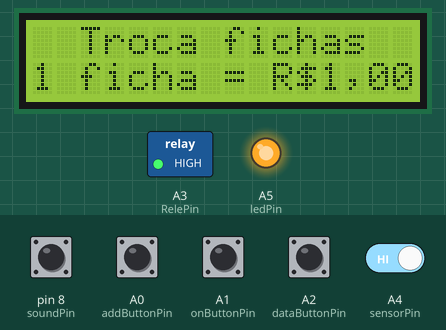
The sketch below on a simulated Arduino Uno, built with avr-gcc and run on an emulated ATmega328P. On the bench: 16×2 character LCD, switched loads named in the sketch (green lamp = pin HIGH), output pins drawn as LEDs (lit = HIGH). Inputs (shaded band) come from the test bench; at power-on: A0 (addButtonPin), A1 (onButtonPin), A2 (dataButtonPin), A4 (sensorPin), pin 8 (soundPin) HIGH. Storage starts empty; EEPROM starts erased; the audio player accepts every command and is not drawn; what the sketch prints to the serial monitor is not drawn.

Above: at 5.6 s.
5.7 s: A0 (addButtonPin) pulled LOW for 1 s
At 7.4 s:
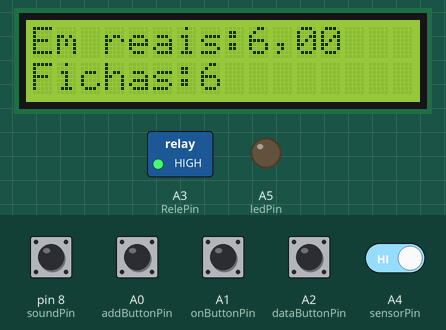
8.2 s: A2 (dataButtonPin) pulled LOW for 0.15 s
At 9.4 s:
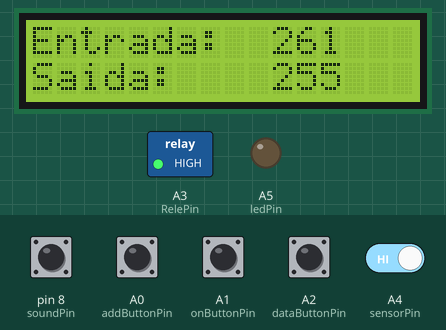
Timing chart, 0 to 11.2 s (numbered marks = the images above; inputs shaded):
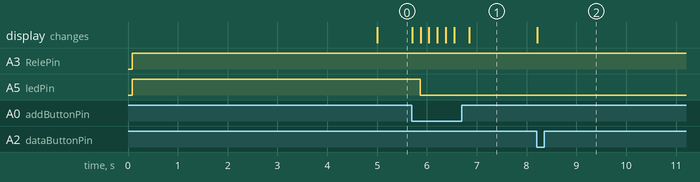

The sketch:

Trocadora_de_Fichas.ino
```cpp
//Programa: Trocadora de Fichas
//Descrição: Trocadora de Fichas - Tema: Super Mario Bros.
//Autor: Vitor Gabriel do Carmo

//Bibliotecas
#include <LiquidCrystal.h>
#include <SD.h>
#define SD_ChipSelectPin 10
#include <SPI.h>
#include <TMRpcm.h>
#include <EEPROM.h>

//LCD
const int rs = 7, en = 6, d4 = 5, d5 = 4, d6 = 3, d7 = 2;
LiquidCrystal lcd(rs, en, d4, d5, d6, d7);

//Som
int const soundPin = 8;
int soundState = 0;
bool temSom = true;
TMRpcm tmrpcm;

//Rele
const int RelePin = A3;

//Sensor
int const sensorPin = A4; //Pino do sensor
int sensorState = 0; //Estado do sensor

//Botões
//Adicionar Ficha (IN)
const int addButtonPin = A0; //Pino do botão
int addButtonState = 0; //Estado do botão

//Acionar Motor
const int onButtonPin = A1; //Pino do botão
int onButtonState = 0; //Estado do botão
const int ledPin = A5; //Pino LED

//Leitura Entrada (IN) e Saída (OUT)
const int dataButtonPin = A2; //Pino do botão
int dataButtonState = 0; //Estado do botão

//Tempo dos textos no LCD (milisegundos)
long eventTime_1_text = 5000; //5000 milisegundos = 5 segundos
long eventTime_2_text = 10000; //10000 milisegundos = 10 segundos

//Armazenar tempo anterior
unsigned long previousTime_1 = 0;
unsigned long previousTime_2 = 0;

//Variável
int ficha = 0;
int figura = 0;
bool temFicha = false;
bool ligado = false;
int IN = 0; //Entrada(s)
int OUT = 0; //Saída(s)

//Banco de Dados (Dados que serão salvos)
int dataIN; //Entradas
int dataOUT; //Saídas

//Figuras

byte star[] = {
  B00100,
  B10101,
  B01110,
  B01110,
  B01110,
  B01110,
  B10101,
  B00100
};

//Fogo do Foguete
byte rocketFire[] = {
  B11111,
  B11111,
  B00000,
  B11111,
  B11111,
  B00000,
  B11111,
  B11111
};

//Traseira do Foguete
byte rocketBack[] = {
  B11111,
  B11111,
  B01011,
  B11111,
  B11111,
  B01011,
  B11111,
  B11111
};

//Meio do Foguete
byte rocketMiddle[] = {
  B11111,
  B00000,
  B01110,
  B11111,
  B11111,
  B01110,
  B00000,
  B11111
};

//Ponta do Foguete
byte rocketEnd[] = {
  B10000,
  B01000,
  B00100,
  B00011,
  B00011,
  B00100,
  B01000,
  B10000
};

//Estabelecendo definições
void setup()
{
  IN = EEPROM.read(dataIN);
  OUT = EEPROM.read(dataOUT);

  //Som
  tmrpcm.speakerPin = 9;
  pinMode(soundPin, INPUT_PULLUP);

  Serial.begin(9600);

  if(!SD.begin(SD_ChipSelectPin))
  {
  Serial.println("Cartão SD falhou em carregar!");
  return;
  }
  else
  {
    Serial.println("Cartão SD carregou com sucesso!");
  }

  if(temSom == true)
  {
  tmrpcm.setVolume(5); //Volume
  tmrpcm.play("theme.wav"); //Toque "test1.wav"
  }

  //LCD
  lcd.begin(16, 2); //Inicia LCD 16x2

  //Botões
  pinMode(addButtonPin, INPUT_PULLUP); //Botão de Adicionar Ficha (IN)
  pinMode(onButtonPin, INPUT_PULLUP); // Botão para ligar o Rele
  pinMode(dataButtonPin, INPUT_PULLUP); //Botão de Leitura de Entrada (IN) e Saída (OUT)

  //LED
  pinMode(ledPin, OUTPUT); // Coloca LED como saída

  //Sensor
  pinMode(sensorPin, INPUT); // Coloca sensor como entrada

  //Rele
  pinMode(RelePin, OUTPUT); // Coloca o pino Rele como saída

}

//O Programa
void loop()
{
  //Tempo
  unsigned long currentTime = millis(); //Tempo atual em milisegundos

  //Ler o aperto de botões para os estados...
  addButtonState = digitalRead(addButtonPin);
  onButtonState = digitalRead(onButtonPin);
  sensorState = digitalRead(sensorPin);
  dataButtonState = digitalRead(dataButtonPin);
  soundState = digitalRead(soundPin);

  if(!tmrpcm.isPlaying() && temSom == true)
  {
    tmrpcm.play("theme.wav"); //Toque "test1.wav"
  }

  //LCD Texto 1
  if (currentTime - previousTime_1 >= eventTime_1_text && temFicha == false && figura < 3)
  {
  lcd.clear(); //Tire o texto do LCD e coloque...
  lcd.setCursor(2,0); //Coloque na coluna 0, linha 1
  lcd.print("Troca fichas"); //Escreva "Troca fichas"
  lcd.setCursor(0,1); //Coloque na coluna 0, linha 0
  lcd.print("1 ficha = R$1,00"); //Escreva "1 ficha = R$1,00"

  figura++;
  previousTime_1 = currentTime;
  }

  //LCD Texto 2
  if (currentTime - previousTime_2 >= eventTime_2_text && figura == 2)
  {
  if(temFicha == false)
  {
  lcd.clear(); //Tire o texto do LCD e coloque...
  }
  lcd.setCursor(0,0); //Coloque na coluna 0, linha 0
  lcd.print("Em reais: "); //Escreva "Em reais: "
  lcd.setCursor(9,0); //Coloque na coluna 0, linha 1
  lcd.print(ficha); //Escreva "x" (x = ficha)

  if(ficha < 10)
  {
  lcd.setCursor(10,0); //Coloque na coluna 0, linha 0
  lcd.print(",00"); //Escreva ",00"
  }

  if (ficha > 9 && ficha < 100)
  {
  lcd.setCursor(11,0); //Coloque na coluna 11, linha 0
  lcd.print(",00"); //Escreva ",00"
  }

  if (ficha == 100)
  {
  lcd.setCursor(12,0); //Coloque na coluna 12, linha 0
  lcd.print(",00"); //Escreva ",00"
  }

  lcd.setCursor(0,1); //Coloque na coluna 0, linha 1
  lcd.print("Fichas: "); //Escreva "Fichas: "
  lcd.setCursor(7,1); //Coloque na coluna 7, linha 1
  lcd.print(ficha); //Escreva "x" (x = ficha)

  if (ficha == false)
  {
  figura++;
  previousTime_2 = currentTime;
  }
  }

  //LCD Texto 3
  if (currentTime - previousTime_1 >= eventTime_1_text && temFicha == false && figura == 3)
  {
  lcd.clear(); //Tire o texto do LCD e coloque...
  lcd.createChar(1, rocketFire);
  lcd.createChar(2, rocketBack);
  lcd.createChar(3, rocketMiddle);
  lcd.createChar(4, rocketEnd);
  lcd.createChar(5, star);
  for(int i = 0; i < 4; i++)
  {
  lcd.clear();
  lcd.setCursor(i+1,0); //Coloque na coluna 0, linha 0
  lcd.write(1);
  lcd.setCursor(i+2,0); //Coloque na coluna 0, linha 0
  lcd.write(2);
  lcd.setCursor(i+3,0); //Coloque na coluna 0, linha 0
  lcd.write(3);
  lcd.setCursor(i+4,0); //Coloque na coluna 0, linha 0
  lcd.write(3);
  lcd.setCursor(i+5,0); //Coloque na coluna 0, linha 0
  lcd.write(3);
  lcd.setCursor(i+6,0); //Coloque na coluna 0, linha 0
  lcd.write(3);
  lcd.setCursor(i+7,0); //Coloque na coluna 0, linha 0
  lcd.write(3);
  lcd.setCursor(i+8,0); //Coloque na coluna 0, linha 0
  lcd.write(4);
  lcd.setCursor(6-i,1); //Coloque na coluna 0, linha 0
  lcd.print("DiverKids");
  delay(250);
  }
  lcd.setCursor(0,0); //Coloque na coluna 0, linha 0
  lcd.write(5);
  lcd.setCursor(15,0); //Coloque na coluna 0, linha 0
  lcd.write(5);

  previousTime_1 = currentTime;
  }

  if (currentTime - previousTime_2 >= eventTime_2_text && temFicha == false && figura == 3)

  {
     figura = 0;
     previousTime_2 = currentTime;
  }

  //Ativar/desativar som (Pulso)
  if (soundState == LOW)
  {
    temSom = true;
  }
  if (soundState == HIGH)
  {
    temSom = false;
  }

  //Botão adicionar ficha (IN)
  if (addButtonState == LOW && ficha < 100)
  {
    if(ficha == 0)
    {
    lcd.clear(); //Tire o texto do LCD e coloque...
    }
    tmrpcm.setVolume(5); //Coloque o volume no 5
    tmrpcm.play("coin.wav"); //Toque o efeito sonoro da moeda
    ficha++; //Adicione ficha
    IN++; //Registre na Entrada
    EEPROM.write(dataIN, IN);
    delay(165); //De uma pausa de 165 milesegundos por segurança
  }

  //Limite alcançado de ficha
  if (addButtonState == LOW && ficha == 100) //Se aperta mas já tem 100 fichas
  {
  lcd.clear(); //Tire o texto do LCD e...
  lcd.setCursor(0,0); //Coloque na coluna 0, linha 0
  lcd.print("Limite atingido!"); //Escreva "Limite atingido!"
  lcd.setCursor(4,1); //Coloque na coluna 0, linha 0
  lcd.print("Max:100"); //Escreva "Max:100"
  delay(5000); //Pare por 5000 (5 segundos) milesegundos
  lcd.clear(); //Tire o texto do LCD e...
  }

 //Se ficha for maior que 0
 if(ficha > 0)
 {
  figura = 2;
  digitalWrite(ledPin, LOW);//Ligue LED do botão do Rele
  temFicha = true; // Agora tem ficha
 }
 else //Se não
 {
  digitalWrite(ledPin, HIGH); //Desligue LED do botão do Rele
  temFicha = false; // Agora não tem ficha
 }

  //Se apertar o botão do Rele e tiver ficha
  if(onButtonState == LOW && temFicha == true)
  {
    ligado = true; //Rele está ligado
  }

  if (temFicha == true)
  {
    tmrpcm.setVolume(0);
    currentTime = 0;
    eventTime_1_text = 0;
    eventTime_2_text = 0;
  }
  //Se não tiver ficha
  else
  {
    tmrpcm.setVolume(5);
    currentTime = 0;
    eventTime_1_text = 5000;
    eventTime_2_text = 10000;
    ligado = false; //Rele não está ligado
  }

  //Se a variavel ligado é true (verdadeiro)
  if(ligado == true)
  {
  digitalWrite(RelePin, LOW); //Ligue o Rele
  }
  else //Caso não
  {
  digitalWrite(RelePin, HIGH); //Deixe desligado
  }

  //Se sensor é ativado, tem ficha e o Rele está ligado
  if (sensorState == LOW && ficha > 0 && ligado == true)
  {
    if(ficha == 10)
    {
      lcd.clear();
    }

    if(ficha == 100)
    {
      lcd.clear();
    }
    tmrpcm.setVolume(5); //Coloque o volume no 5
    tmrpcm.play("coin.wav"); //Toque o efeito sonoro da moeda
    ficha--; //Tire a ficha
    OUT++; //Registre na saída (OUT)
    EEPROM.write(dataOUT, OUT);
    delay(50); //De um pausa de 50 milisegundos
  }

  if (dataButtonState == LOW)
  {
    lcd.clear(); //Tire o texto do LCD e coloque...
    lcd.setCursor(0,0); //Na coluna 0 e linha 0
    lcd.print("Entrada: "); //Escreva "Entrada: "
    lcd.setCursor(10,0); //Na coluna 10 e linha 0
    lcd.print(IN); //Escreva o valor da entrada (IN)
    lcd.setCursor(0,1); //Na coluna 0 e linha 1
    lcd.print("Saida: "); //Escreva "Saida: "
    lcd.setCursor(10,1); //Na coluna 10 e linha 1
    lcd.print(OUT); //Escreva o valor da saída (OUT)
    delay(10000); //Demore 10000 milegundos (10 segundos) por segurança e visualização do texto
  }

}//Termino do Programa de Loop
```

Measured:
- after the input at 5.7 s, A5 (ledPin): HIGH → LOW after 0.17 s; the display: first changes at once (image 1 shows a later state)
- after the input at 8.2 s, the display: changes at once (image 2)
